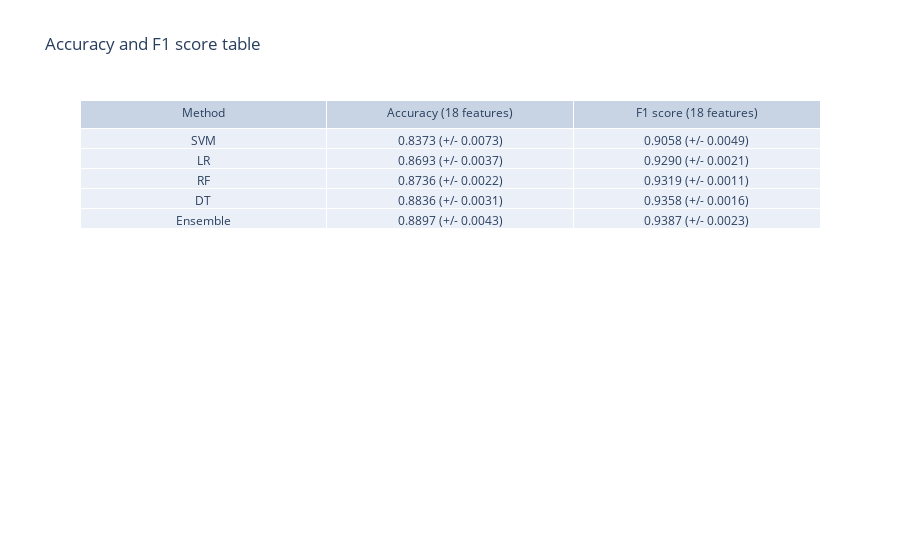

Notebook code for this chart:
### Code cell
###wrong table, need to rerun previous command because it's showing different table

#table with accuracy and f1
trace= go.Table(header=dict(values=['Method','Accuracy (%d features)' %(len(data.columns)), 'F1 score (%d features)' %(len(data.columns))]),
                cells=dict(values=[method_list, acc_score_list, f1_score_list]))
mylayout=dict(title='Accuracy and F1 score table', autosize=False)
fig = go.Figure(data=[trace], layout=mylayout)
fig.show()

### Figure 1 — Plotly figure (JSON) as saved in the notebook; plotly's stock layout.template omitted (floating-point values rounded to 4 significant figures)
{"data": [{"cells": {"values": [["SVM", "LR", "RF", "DT", "Ensemble"], ["0.8373 (+/- 0.0073)", "0.8693 (+/- 0.0037)", "0.8736 (+/- 0.0022)", "0.8836 (+/- 0.0031)", "0.8897 (+/- 0.0043)"], ["0.9058 (+/- 0.0049)", "0.9290 (+/- 0.0021)", "0.9319 (+/- 0.0011)", "0.9358 (+/- 0.0016)", "0.9387 (+/- 0.0023)"]]}, "header": {"values": ["Method", "Accuracy (18 features)", "F1 score (18 features)"]}, "type": "table"}], "layout": {"autosize": false, "title": {"text": "Accuracy and F1 score table"}}}
